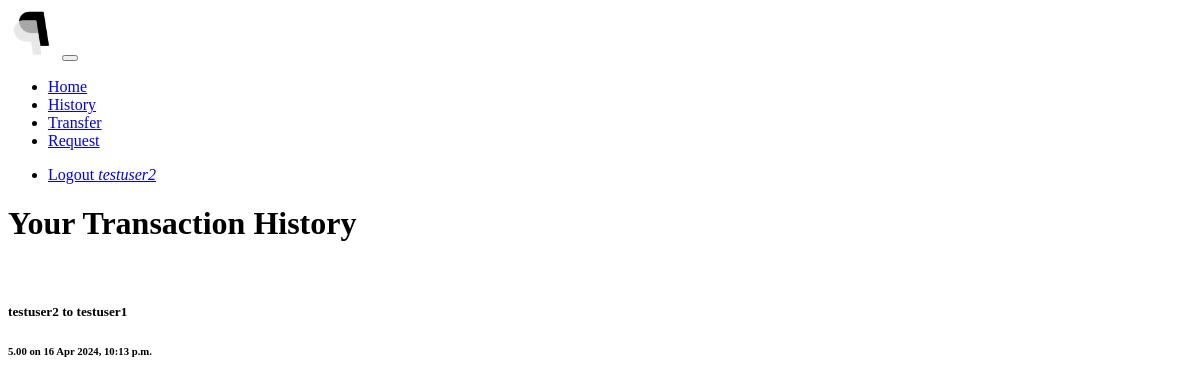
/activity/ (signed in), run on an earlier commit of the app's database.
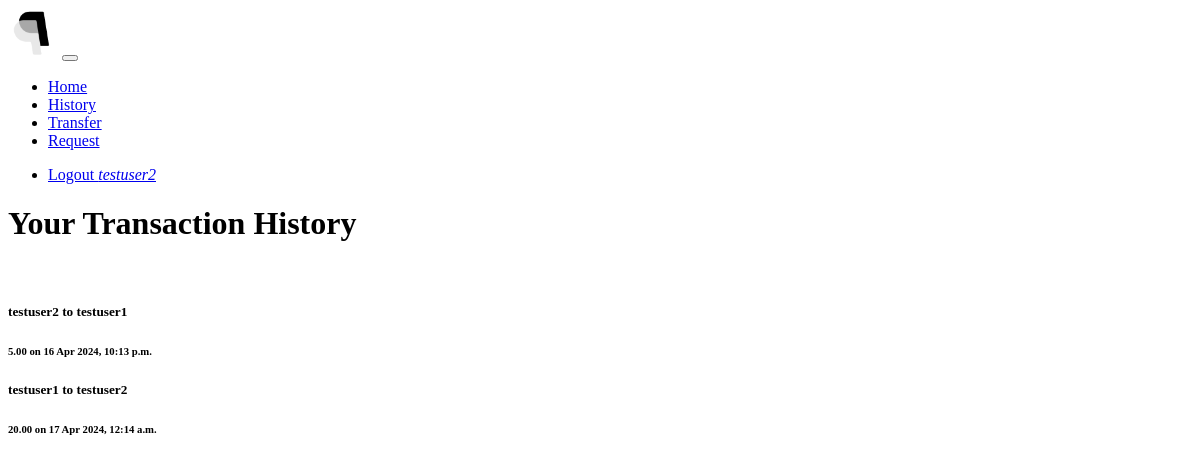
And on a later commit of the database.
### payapp/models.py (models this page shows, shortened)
class Transaction(models.Model):
    from_person = models.ForeignKey(Person, on_delete=models.RESTRICT, related_name='transactions_from')
    to_person = models.ForeignKey(Person, on_delete=models.RESTRICT, related_name='transactions_to')
    amount = PayAppMoneyField()
    submission_datetime = models.DateTimeField(default=datetime.now, blank=True)
    class Meta:
        ordering = ("submission_datetime", "from_person", "amount")

class Person(models.Model):
    user = models.OneToOneField(settings.AUTH_USER_MODEL, on_delete=models.CASCADE)
    active = models.BooleanField(default=True)  # disable users rather than deleting them to preserve history
    balance = PayAppMoneyField()
    def __str__(self):
        return self.user.__str__() + ' (inactive)' if not self.active else self.user.__str__()
    class Meta:
        ordering = ("user", "active")

### payapp/views.py (the view)
# urls.py: path('activity/', activity, name='activity'),
@login_required(login_url='/login/')
def activity(request):
    context = {
        'activity_list': Transaction.objects.filter(
            Q(from_person__user_id__exact=request.user.id) |
            Q(to_person__user_id__exact=request.user.id)
        )  # user is either exactly the sender or recipient
    }
    return render(request, 'payapp/activity.html', context=context)

### templates/payapp/activity.html (shortened to what this page needs)
{% extends 'webapps2024/base.html' %}
{% block content %}
    <h1>Your Transaction History</h1>
    <br>
    {% if activity_list %}
        <div class="d-flex">
        {% for activity in activity_list %}
            <div class="card bg-secondary text-light" style="width: 18rem;">
                <div class="card-body">
                    <h5 class="card-title">{{ activity.from_person }} to {{ activity.to_person }}</h5>
                    <h6 class="card-subtitle mb-2 ">{{ activity.amount }} on {{ activity.submission_datetime }}</h6>
                </div>
            </div>
        {% endfor %}
        </div>
    {% else %}
        <span>No activity</span>
    {% endif %}
{% endblock %}

What changed in the data, as far as the page shows it:
added Transaction: from_person "testuser1", to_person "testuser2", amount "20.00", submission_datetime "17 Apr 2024, 12:14 a.m."
